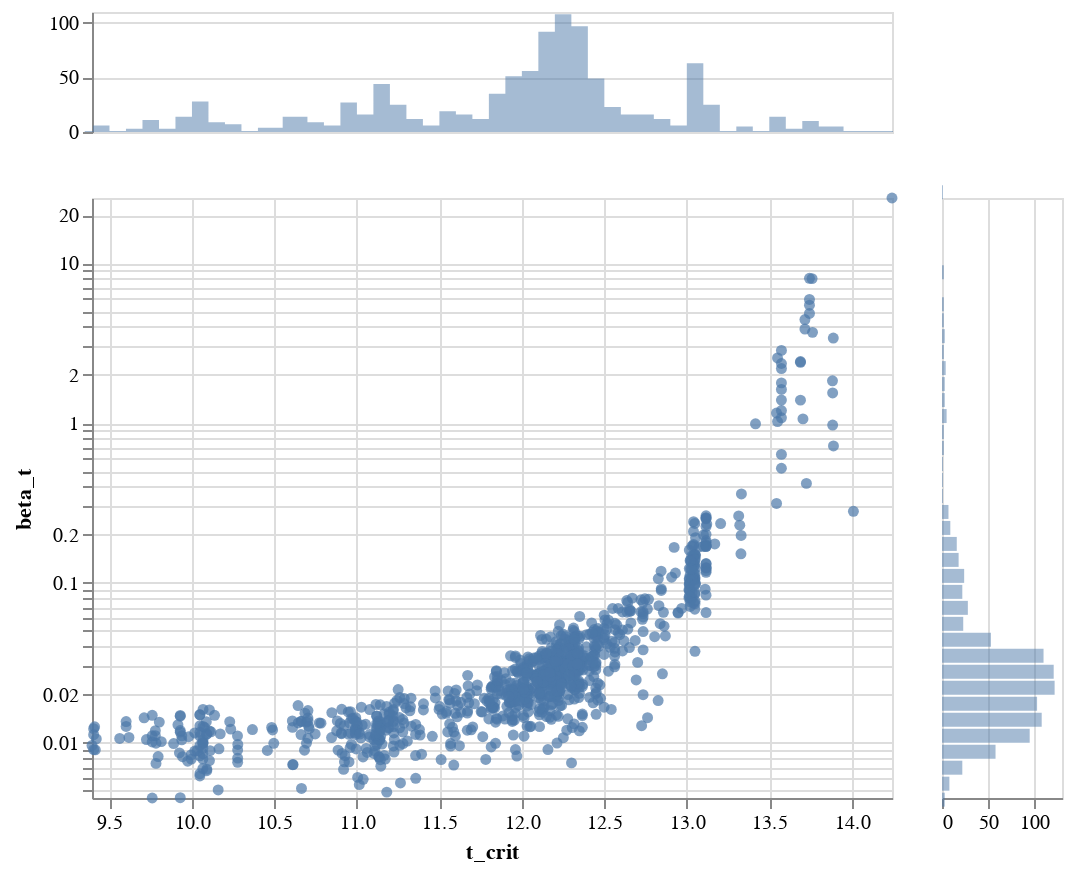

The code cell stored with this chart in its notebook:
### Code cell
scatter_plot_with_marginals(original, 't_crit', 'beta_t', nbins=50)

### Figure 1 — Vega-Lite specification as saved in the notebook (floating-point values rounded to 4 significant figures; data arrays with more than 128 entries replaced by an {"elided": "..."} marker saying what was removed)
{"config": {"view": {"continuousWidth": 400, "continuousHeight": 300}}, "vconcat": [{"mark": {"type": "area", "interpolate": "step", "opacity": 0.5}, "encoding": {"x": {"type": "quantitative", "axis": null, "bin": {"extent": [9.394, 14.24], "maxbins": 50}, "field": "t_crit", "scale": {"domain": [9.394, 14.24], "nice": false}, "stack": null, "title": ""}, "y": {"type": "quantitative", "aggregate": "count", "stack": null, "title": ""}}, "height": 60}, {"hconcat": [{"mark": "circle", "encoding": {"x": {"type": "quantitative", "field": "t_crit", "scale": {"domain": [9.394, 14.24], "nice": false}}, "y": {"type": "quantitative", "field": "beta_t", "scale": {"domain": [0.00451, 25.58], "nice": false, "type": "log"}}}}, {"mark": {"type": "bar", "interpolate": "step", "opacity": 0.5}, "encoding": {"x": {"type": "quantitative", "aggregate": "count", "stack": null, "title": ""}, "y": {"type": "quantitative", "axis": null, "bin": {"extent": [-2.346, 1.408], "maxbins": 50}, "field": "logy", "scale": {"domain": [-2.346, 1.408], "nice": false}, "stack": null, "title": ""}}, "transform": [{"calculate": "log(datum.beta_t)/log(10)", "as": "logy"}], "width": 60}]}], "data": {"name": "data-6d248769e2c6d097cfe4a89627e320e3"}, "$schema": "https://vega.github.io/schema/vega-lite/v4.8.1.json", "datasets": {"data-6d248769e2c6d097cfe4a89627e320e3": {"elided": "984 records"}}}
